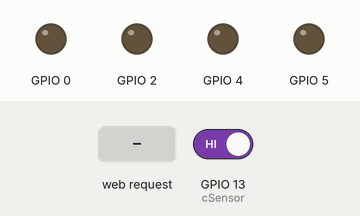
Recording of a program running on a simulated ESP8266 (NodeMCU). Parts: output pins drawn as LEDs (lit = HIGH). The test bench sets the inputs (shaded band); at power-on: GPIO 13 (cSensor) HIGH. WiFi joins after 1.5 s; servers stay silent unless stated; what the program prints to the serial monitor is not drawn.

Above: at 2.7 s.
2.8 s: HTTP request GET /Cerrar received
At 3.4 s:
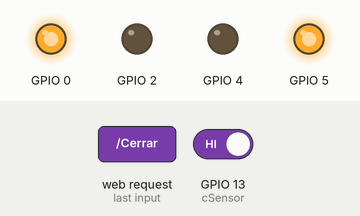
4.3 s: HTTP request GET /Abrir received
At 4.6 s:
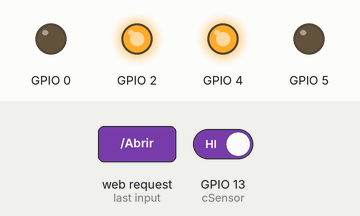
Timing chart, 0 to 10.8 s (numbered marks = the images above; inputs shaded):
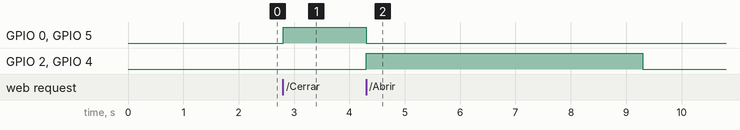

Measured:
- after the input at 2.8 s, GPIO 0, GPIO 5: LOW → HIGH at once
- after the input at 4.3 s, GPIO 0, GPIO 5: HIGH → LOW after 0.00 s instead of 8.5 s; GPIO 2, GPIO 4: LOW → HIGH at once, → LOW 5.0 s later

The program:

main.cpp
```cpp
#include <ESP8266WiFi.h>
#include "shutter.cpp"

const char* ssid     = "TP-LINK_EB1428";
const char* password = "grupociclope";
IPAddress ip(192,168,1,129);  //Node static IP
IPAddress gateway(192,168,1,1);
IPAddress subnet(255,255,255,0);
int M1 = 5, M2=4; // GPIO13
int cSensor=13;
WiFiServer server(80);
WiFiClient client;
bool wRequest;
shutter s(cSensor);
int state=0;
void setup() {
  Serial.begin(9600);
  delay(10);


  // Connect to WiFi network
  Serial.println();
  Serial.println();
  Serial.print("Connecting to ");
  Serial.println(ssid);

  WiFi.begin(ssid, password);
  WiFi.config(ip, gateway, subnet);
  while (WiFi.status() != WL_CONNECTED) {
    delay(500);
    Serial.print(".");
  }
  Serial.println("");
  Serial.println("WiFi connected");

  // Start the server
  server.begin();
  Serial.println("Server started");

  // Print the IP address
  Serial.print("Use this URL to connect: ");
  Serial.print("http://");
  Serial.print(WiFi.localIP());
  Serial.println("/");

}

void loop() {
  // Check if a client has connected
  String request;
  String url;
  int value;
  WiFiClient client = server.available();
  if (!client) {
    wRequest=1;
  }
  else {wRequest=0;};
  // Wait until the client sends some data
  switch(wRequest){
    case 0:
      Serial.println("new client");
      while(!client.available()){
        delay(1);
      }

      // Read the first line of the request
      request = client.readStringUntil('\r');
      Serial.println(request);
      client.flush();
      url="/status";
      /*if (request.indexOf("/status") != -1)  {
        if (client.connect("cupula.datsi.fi.upm.es", 5000)){}
        Serial.println("WiFi Client connected ");
        client.print(String("POST ") + url + " HTTP/1.1\r\n" +
                   "Host: " + "cupula.datsi.fi.upm.es:5000" + "\r\n" +
                   "Connection: close\r\n\r\n");
        Serial.print("Sended POST");
    }*/
    if (request.indexOf("/status") != -1)  {
      /*switch(state){
        case opening:
            client.print(String("opening"));
            break;
        case closing:
            client.print(String("closing"));
            break;
        case opened:
            if (s.getStatus()==opened)client.print(String("opened"));
            else{client.print(String("opened sin verificar"));}
            break;
        case closed:
            if (s.getStatus()==closed)client.print(String("closed"));
            else{client.print(String("closed sin verificar"));}

            break;
        case stopped:
            client.print(String("stopped"));
            break;
        case 0:
            client.print(String("error"));
            break;
        default:
        break;
      }*/
      client.print(String(digitalRead(cSensor)));
    }
      // Match the request

else{

      if (request.indexOf("/Abrir") != -1)  {
        //digitalWrite(ledPin, HIGH);
        s.open();

      }
      if (request.indexOf("/Cerrar") != -1)  {
        //digitalWrite(ledPin, LOW);
        s.close();
      }

    // Set ledPin according to the request


      // Return the response
      client.println("HTTP/1.1 200 OK");
      client.println("Content-Type: text/html");
      client.println(""); //  do not forget this one
      client.println("<!DOCTYPE HTML>");
      client.println("<html>");

      client.print("State is now: ");

      switch(state){
        case opening:
            client.print(String("opening"));
            break;
        case closing:
            client.print(String("closing"));
            break;
        case opened:
            client.print(String("opened"));
            break;
        case closed:
            client.print(String("closed"));
            break;
        case stopped:
            client.print(String("stopped"));
            break;
        case 0:
            client.print(String("error"));
            break;
        default:
        break;
        }

      client.println("<br><br>");
      client.println("<a href=\"/Abrir\"\"><button>Abrir </button></a>");
      client.println("<a href=\"/Cerrar\"\"><button>Cerrar </button></a><br />");
      client.println("</html>");

      delay(1);
      Serial.println("Client disonnected");
      Serial.println("");

      break;
  }
  case 1:
    state=s.checkStatus();
    if(!s.checkStatus())Serial.println("Alarma");
    /*
      if (digitalRead(buttonPin)!=HIGH) Serial.println("Pulsado");
      break;
      */
  default:
        break;
  }
}
```

shutter.cpp
```cpp
#include "Arduino.h"
enum action {opening=1,closing, stopped, opened,closed};
class shutter{
        action a;
        int error;
        int timeInit;
        int timeFin;
        int oPin, cPin;
        int oSensor, cSensor;
        int maxTime=10000;
        int openTime=5000;

    public:
        shutter(int cS)
        {
            error=0;
            timeInit=0;
            timeFin=0;
            cSensor=cS;
            a=stopped;
            pinMode(5, OUTPUT);
            pinMode(4, OUTPUT);
            pinMode(0, OUTPUT);
            pinMode(2, OUTPUT);
            pinMode(cSensor, INPUT_PULLUP);
        }
        int open(){
            if(digitalRead(cSensor)==0 || a== closing){
                Serial.println("Entro");
                digitalWrite(5, LOW);
                digitalWrite(0, LOW);
                digitalWrite(4, HIGH);
                digitalWrite(2, HIGH);
                timeInit=millis();
                a=opening;
            }
            else if(a!=opening){
                a=stopped;
            }

        }
        int close(){
            if(a==opened || a== opening || a ==stopped){
              digitalWrite(5, HIGH);
              digitalWrite(0, HIGH);
              digitalWrite(4, LOW);
              digitalWrite(2, LOW);
                timeInit=millis();
                a=closing;
            }
            else if(a==closing){
                a=stopped;
            }
        }
        int stop(){
          digitalWrite(5, LOW);
          digitalWrite(0, LOW);
          digitalWrite(4, LOW);
          digitalWrite(2, LOW);
            timeInit=0;
            timeFin=0;
            //a=stopped;
        }
        int getStatus(){

        int status;
          if(digitalRead(cSensor))
             status = opened;
          else { status=closed;}

          return digitalRead(cSensor);
        }
        int checkStatus(){
            switch(a){
                case opening:
                    timeFin=millis();
                    if(timeFin-timeInit>openTime){
                      this->stop();
                      a=opened;
                        return a;
                    }
                    return a;
                    break;
                case closing:
                    timeFin=millis();
                    if(timeFin-timeInit>maxTime){
                        this->stop();
                        error=1;
                        return 0;
                    }
                    else {
                        if(digitalRead(cSensor)==LOW){
                            this->stop();
                            a=closed;
                        }
                        return a;
                    }
                    break;

                case stopped:
                    return a;
                    break;
                default:
                    break;
            }
        }
};
```
